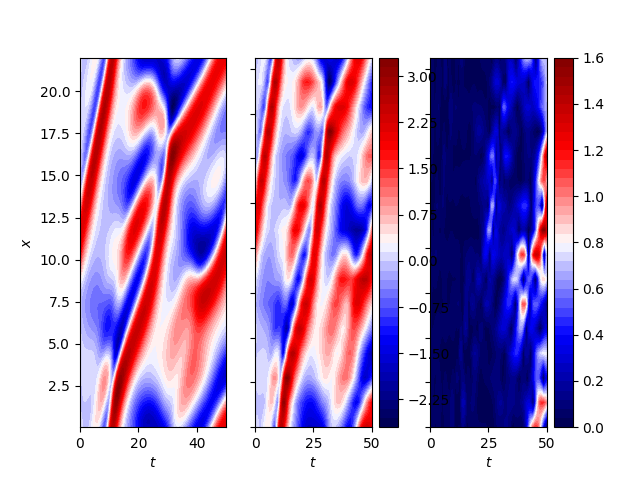

The Python source for this figure:
#!/bin/python3
import matplotlib
matplotlib.use('Agg')
import matplotlib.pyplot as plt

import sys
import argparse
sys.path.append('./../_model/')

from scipy import interpolate
import numpy as np
from KS import *

#------------------------------------------------------------------------------
## set parameters and initialize simulation
L    = 22/(2*np.pi)
N    = 512
dt   = 0.25
tTransient = 10
tEnd       = 40 + tTransient  #50000
dns = KS(L=L, N=N, dt=dt, nu=1.0, tend=tEnd)

## simulate
dns.simulate()
# convert to physical space
dns.fou2real()

## for plotting
uTruth = dns.uu
tTruth = np.arange(uTruth.shape[0])*dt
xTruth = 2*np.pi*L/N*(np.array(range(N))+1)
sTruth, nTruth = np.meshgrid(np.arange(uTruth.shape[0])*dt, 2*np.pi*L/N*(np.array(range(N))+1))

#------------------------------------------------------------------------------
## restart
x_truth = dns.x
u_restart = dns.uu[0,:].copy()
f_restart = interpolate.interp1d(x_truth, u_restart)

# restart from coarse physical space
N = 64
subgrid = KS(L=L, N=N, dt=dt, nu=1.0, tend=tEnd)

subgrid.setGroundTruth(tTruth, xTruth, uTruth)

#
x_coarse = subgrid.x
u_restart_coarse = f_restart(x_coarse)
subgrid.IC( u0 = u_restart_coarse)

# continue simulation
subgrid.simulate( nsteps=int(tEnd/dt), restart=True )

# convert to physical space
subgrid.fou2real()

# get solution
uCoarse = subgrid.uu

# eval truth on coarse Grid
uFine = subgrid.mapGroundTruth()

#------------------------------------------------------------------------------
## plot comparison
fig, axs = plt.subplots(1,3)
s, n = np.meshgrid(np.arange(tEnd/dt+1)*dt, 2*np.pi*L/N*(np.array(range(N))+1))

cs0 = axs[0].contourf(sTruth, nTruth, uTruth.T, 50, cmap=plt.get_cmap("seismic"))
cs1 = axs[1].contourf(s, n, uCoarse.T, 50, cmap=plt.get_cmap("seismic"))
#diff = np.abs(uCoarse-uFine)
diff = np.abs(uCoarse-uFine)
cs2 = axs[2].contourf(s, n, diff.T, 50, cmap=plt.get_cmap("seismic"))

# plt.colorbar(cs0, ax=axs[0])
plt.colorbar(cs1, ax=axs[1])
plt.colorbar(cs2, ax=axs[2])
plt.setp(axs[:], xlabel='$t$')
plt.setp(axs[0], ylabel='$x$')
# for c in cs.collections: c.set_rasterized(True)
axs[1].set_yticklabels([])
axs[2].set_yticklabels([])
fig.savefig('interpolate.png')
